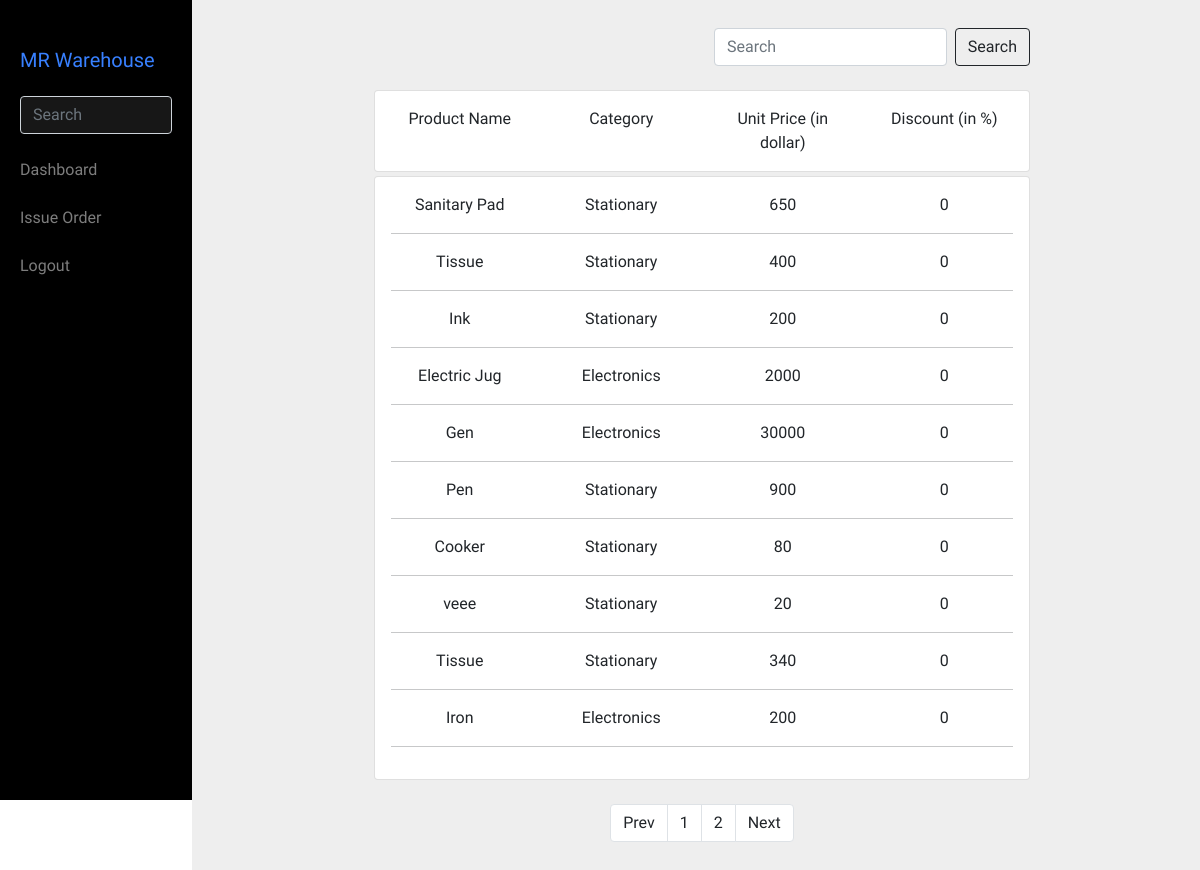
Page /stocks_pricelist/ (signed in) on the committed database.
### app/models.py (models this page shows)
class ProductList(models.Model):
    product_name = models.CharField(max_length=100)
    category = models.CharField(max_length=100, choices=CATEGORY)
    unit_price = models.PositiveIntegerField()
    quantity_supplied = models.PositiveIntegerField()
    supply_date = models.DateTimeField(auto_now=True)

### app/views.py (the view)
# urls.py: path('stocks_pricelist/', stocks_pricelist, name='stocks_pricelist-page'),
@login_required
def stocks_pricelist(request):
    if 'q' in request.GET:
        q = request.GET['q']
        multiple_q = Q(Q(product_name__icontains=q))
        paged_post = ProductList.objects.filter(multiple_q)
    else:
        product_list = ProductList.objects.all().order_by('-id')
        paginator = Paginator(product_list, 10)
        page = request.GET.get('page')
        paged_post = paginator.get_page(page)
    context = {
        'product_list':paged_post,
    }
    return render(request, 'app/stocks_pricelist.html', context)

### app/templates/app/stocks_pricelist.html (shortened to what this page needs)
{% load static %}
<!doctype html>
<html lang="en">
  <head>
    <link rel="stylesheet" href="{% static 'css/global.css' %}">
    <link href="https://cdn.jsdelivr.net/npm/remixicon@2.5.0/fonts/remixicon.css" rel="stylesheet">
    <link href="https://cdn.jsdelivr.net/npm/bootstrap@5.1.3/dist/css/bootstrap.min.css" rel="stylesheet">
  </head>
  <body class="body">
    <main>
        <div class="row">
            <div class="col-md-2 d-md-block d-none sidebar sticky-top py-5">
              <div class="col side_bar_center">
                <div class="col"><h5 class="mr_warehouse">MR Warehouse</h5></div>
                <div class="col pt-3">
                  <form class="d-flex">
                    <input class="form-control search me-2" type="search" placeholder="Search" aria-label="Search">
                  </form>
                </div>
                <div class="col pt-4"><a href="{% url 'staff_dashboard-page' %}" class="navicon">Dashboard</a></div>
                <div class="col pt-4"><a class="navicon" href="{% url 'orderform-page' %}">Issue Order</a></div>
                <div class="col pt-4 align-self-end"><a class="navicon" href="{% url 'logout-view' %}">Logout</a></div>
              </div>
            </div>
            <div class="col-md-10 col-12 mainbar pb-5">
              <main>
                <div class="row mt-1">
                    <div class="col-md-8 offset-md-2 col-12">
                        <div class="row py-4">
                          <div class="col-md-6 col-12"></div>
                          <div class="col-md-6 col-12">
                            <form class="d-flex">
                              <input class="form-control me-2" type="search" name="q" placeholder="Search" aria-label="Search">
                              <button class="btn btn-outline-dark" type="submit">Search</button>
                            </form>
                          </div>
                        </div>
                        <div class="card">
                            <div class="card-body">
                                <div class="row">
                                    <div class="col-md-3 col-12 text-center">Product Name</div>
                                    <div class="col-md-3 col-12 text-center">Category</div>
                                    <div class="col-md-3 col-12 text-center">Unit Price (in dollar)</div>
                                    <div class="col-md-3 col-12 text-center">Discount (in %)</div>
                                </div>
                            </div>
                        </div>
                        <div class="card mt-1">
                            <div class="card-body">
                            {% for object in product_list %}
                              <div class="row">
                                <div class="col-md-3 text-start col-12 text-center">{{object.product_name}}</div>
                                <div class="col-md-3 text-start col-12 text-center">{{object.category}}</div>
                                <div class="col-md-3 text-start col-12 text-center">{{object.unit_price}}</div>
                                <div class="col-md-3 text-start col-12 text-center">0</div>
                              </div>
                              <hr>
                            {% endfor %}
                            </div>
                          </div>
                          <div class="row pt-4">
                            <div class="col-12">
                                <div class="container d-flex justify-content-center align-items-center">
                                    <div class="pagination-box p-box-2 text-center">
                                    <nav aria-label="Page navigation example">
                                        {% if product_list.has_other_pages %}
                                        <ul class="pagination">
                                            {% if product_list.has_previous %}
                                            <li class="page-item">
                                                <a class="page-link text-dark" href="?page={{product_list.previous_page_number}}"> Prev</a>
                                            </li>
                                            {% else %}
                                            <li class="page-item disabled">
                                                <a class="page-link text-dark"> Prev </a>
                                            </li>
                                            {% endif %}
                                            {% for i in product_list.paginator.page_range %}
                                            {% if product_list.number == i %}
                                            <li class="page-item"><a class="page-link active text-dark" href="#">{{i}}</a></li>
                                            {% else %}
                                            <li class="page-item"><a class="page-link text-dark" href="?page={{i}}">{{i}}</a></li>
                                            {% endif %}
                                            {% endfor %}
                                            {% if product_list.has_next %}
                                            <li class="page-item">
                                                <a class="page-link text-dark" href="?page={{product_list.next_page_number}}"> Next </a>
                                            </li>
                                            {% else %}
                                            <li class="page-item disabled text-dark">
                                                <a class="page-link text-dark"> Next </a>
                                            </li>
                                            {% endif %}
                                        </ul>
                                        {% endif %}
                                    </nav>
                                </div>
                            </div>
                    </div>
                </div>
              </main>
            </div>
        </div>
    </main>
  </body>
</html>

### static/css/global.css (style rules this page uses)
* { margin: 0; padding: 0; box-sizing: border-box; font-family: 'Abyssinica SIL', serif; }
.body { overflow-x: hidden; }
a { text-decoration: none !important; display: block; color: rgba(255, 255, 255, 0.492) !important; }
ul, li { list-style: none; }
.sidebar { background-color: black !important; color: white; height: 100vh; display: flex; justify-content: end !important; }
.mainbar { background-color:#eeeeee; }
.side_bar_center { padding-left: 20px; }
.mr_warehouse { color:#3880ff !important; }
.search { background-color: rgba(128, 128, 128, 0.177) !important; }

### rows in the picture
ProductList: product_name "Sanitary Pad", category "Stationary", unit_price "650"
ProductList: product_name "Tissue", category "Stationary", unit_price "400"
ProductList: product_name "Ink", category "Stationary", unit_price "200"
ProductList: product_name "Electric Jug", category "Electronics", unit_price "2000"
ProductList: product_name "Gen", category "Electronics", unit_price "30000"
ProductList: product_name "Pen", category "Stationary", unit_price "900"
ProductList: product_name "Cooker", category "Stationary", unit_price "80"
ProductList: product_name "veee", category "Stationary", unit_price "20"
ProductList: product_name "Tissue", category "Stationary", unit_price "340"
ProductList: product_name "Iron", category "Electronics", unit_price "200"

### other values in the picture
{{ i }} "1"
{{ i }} "2"
